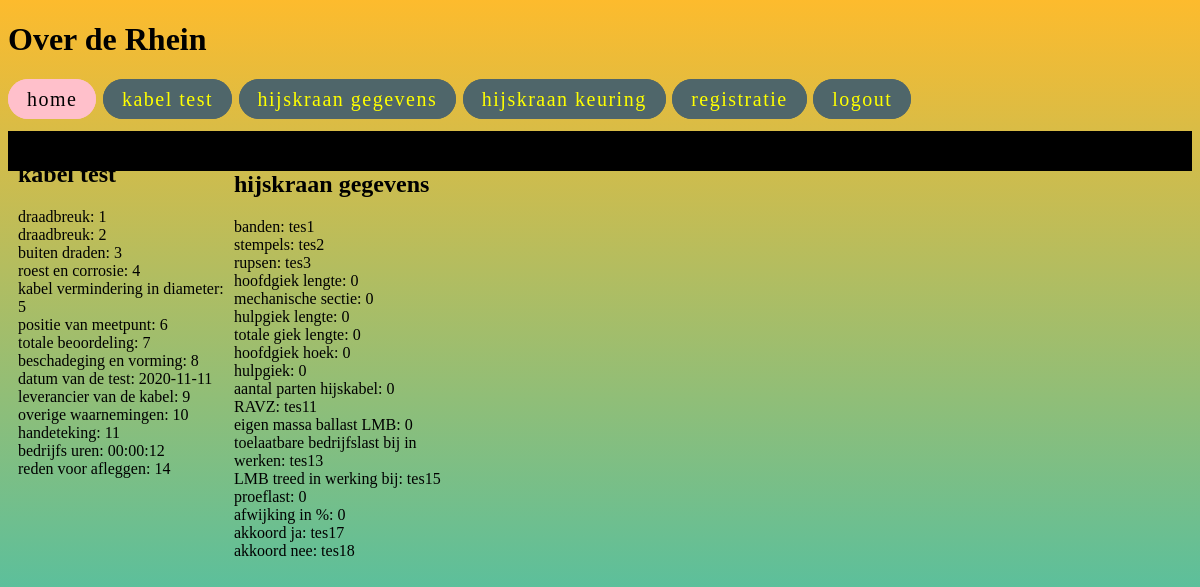
The page /php/index.php on the database as committed earlier.
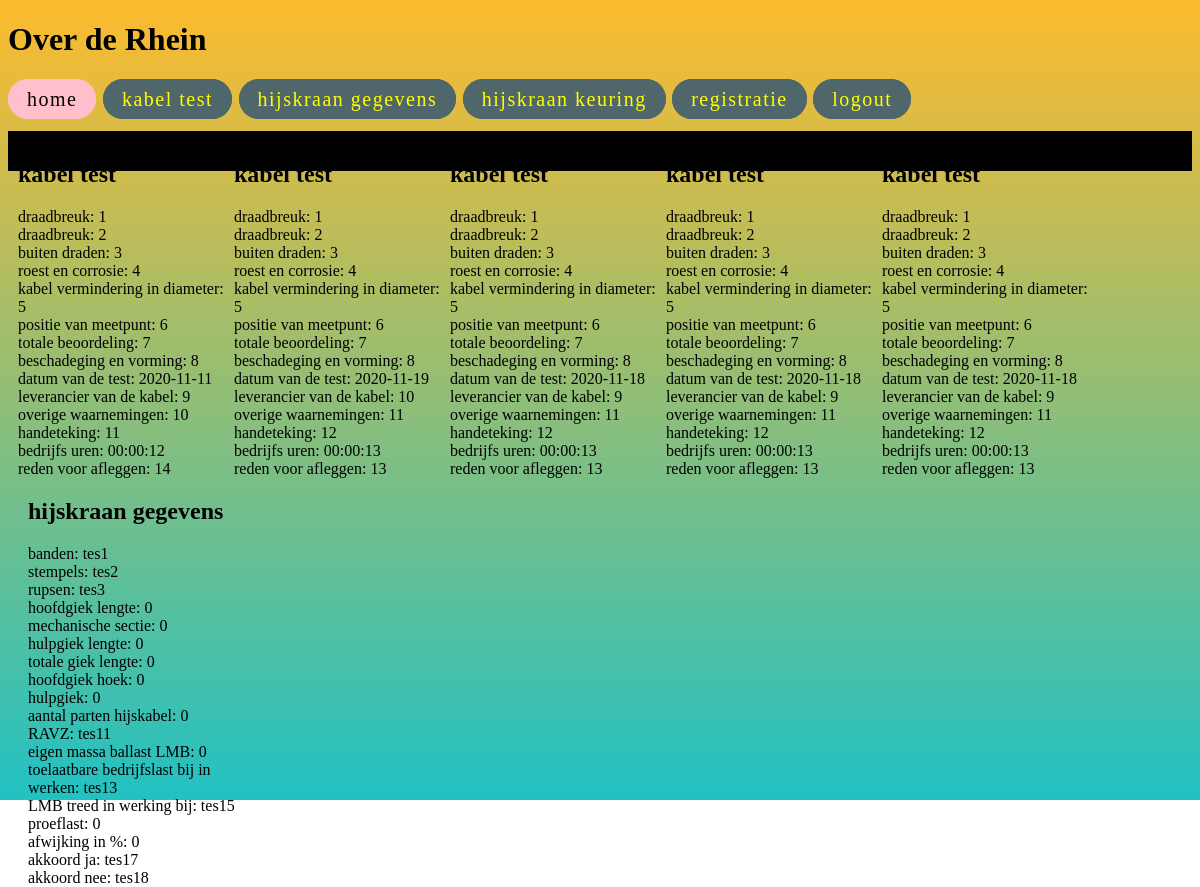
The same page on the database as committed later.
### tables this page shows
CREATE TABLE `kabelchacklist` (
  `TABEL_ID` int(255) NOT NULL,
  `draadbreuk.AMEL` int(10) DEFAULT NULL,
  `draadbreuk.AMEL2` int(10) DEFAULT NULL,
  `buitendrade.MVB` double DEFAULT NULL,
  `roest.NVB` double DEFAULT NULL,
  `kabelvermindring` decimal(5,0) DEFAULT NULL,
  `meetpunt` varchar(25) DEFAULT NULL,
  `totaal.MVB` double DEFAULT NULL,
  `vervormingen.TYPE` varchar(25) DEFAULT NULL,
  `datum` date DEFAULT NULL,
  `kabel_levrancier` varchar(25) DEFAULT NULL,
  `overig` text,
  `handtekening` varchar(25) DEFAULT NULL,
  `uren` time DEFAULT NULL,
  `afleg_reden` text,
  `TIMESTAMP` datetime NOT NULL DEFAULT CURRENT_TIMESTAMP
);

CREATE TABLE `hijskraangegevens` (
  `TABEL_ID` int(255) NOT NULL,
  `banden` varchar(10) DEFAULT NULL,
  `stempels` varchar(10) DEFAULT NULL,
  `rupsen` varchar(10) DEFAULT NULL,
  `hoofdgiek_lengte` int(25) DEFAULT NULL,
  `mechanischesectie` int(25) DEFAULT NULL,
  `hulpgiek_lengte` int(25) DEFAULT NULL,
  `gieklengte_hoek` int(25) DEFAULT NULL,
  `hoofdgiek_hoek` decimal(10,0) DEFAULT NULL,
  `hulpgiek` decimal(10,0) DEFAULT NULL,
  `hijskabels` int(25) DEFAULT NULL,
  `RAZV` varchar(10) DEFAULT NULL,
  `EMBLMB` int(20) DEFAULT NULL,
  `bedrijfslast` varchar(10) DEFAULT NULL,
  `LMB` varchar(10) DEFAULT NULL,
  `proeflast` int(10) DEFAULT NULL,
  `afwijking` int(100) DEFAULT NULL,
  `ja` varchar(225) DEFAULT NULL,
  `nee` varchar(25) DEFAULT NULL,
  `TIMESTAMP` datetime NOT NULL DEFAULT CURRENT_TIMESTAMP
);

### php/index.php (the view, shortened to what this page needs)
<?php
        function getproduct()
        {
            $serverLink = mysqli_connect("localhost:3306", "root", "", "rhein");
            $ret = array();
            $product_sql = "SELECT * FROM kabelchacklist";
            $res = mysqli_query($serverLink, $product_sql);
            while($ar = mysqli_fetch_assoc($res))
            {
                $ret[] = $ar;
            }
            return $ret;
        }
        function getgegevens()
        {
            $serverLink = mysqli_connect("localhost:3306", "root", "", "rhein");
            $ret = array();
            $gegevens_sql = "SELECT * FROM hijskraangegevens";
            $res = mysqli_query($serverLink, $gegevens_sql);
            while($ar = mysqli_fetch_assoc($res))
            {
                $ret[] = $ar;
            }
            return $ret;
        }
?>
<!DOCTYPE html>
<html>
    <head>
        <link rel="stylesheet" href="../css/main.css">
    </head>
    <body>
        <h1 class="logo">Over de Rhein</h1>
        <div class="topnav">
            <a href="index.php" class="navtext active">home</a>
            <a href="test.php" class="navtext">kabel test</a>
            <a href="gegevens.php" class="navtext">hijskraan gegevens</a>
            <a href="keuring.php" class="navtext">hijskraan keuring</a>
            <a href="registartie.php" class="navtext">registratie</a>
            <a href="login.php" class="navtext">logout</a>
        </div>
        <div class="kabelbox">
        <?php
            $products = getproduct();
            foreach($products as $pd)
            {
        ?>
        <div class="index_box">
        <h2>kabel test </h2>
            <tabel>
                <label>draadbreuk: <?php echo $pd["draadbreuk.AMEL"] ?></label><br>
                <label>draadbreuk: <?php echo $pd["draadbreuk.AMEL2"] ?></label><br>
                <label>buiten draden: <?php echo $pd["buitendrade.MVB"] ?></label><br>
                <label>roest en corrosie: <?php echo $pd["roest.NVB"] ?></label><br>
                <label>kabel vermindering in diameter: <?php echo $pd["kabelvermindring"] ?></label><br>
                <label> positie van meetpunt: <?php echo $pd["meetpunt"] ?></label><br>
                <label>totale beoordeling: <?php echo $pd["totaal.MVB"] ?></label><br>
                <label>beschadeging en vorming: <?php echo $pd["vervormingen.TYPE"] ?></label><br>
                <label>datum van de test: <?php echo $pd["datum"] ?></label><br>
                <label>leverancier van de kabel: <?php echo $pd["kabel_levrancier"] ?></label><br>
                <label>overige waarnemingen: <?php echo $pd["overig"] ?></label><br>
                <label>handeteking: <?php echo $pd["handtekening"] ?></label><br>
                <label>bedrijfs uren: <?php echo $pd["uren"] ?></label><br>
                <label>reden voor afleggen: <?php echo $pd["afleg_reden"] ?></label><br>
            </tabel>
        </div>
            <?php } ?>
        <div class="kabelbox">
            <?php
                $gegevens = getgegevens();
                foreach($gegevens as $gs)
                {
            ?>
            <div class="boxgegevensindex">
                <h2>hijskraan gegevens </h2>
                <tabel>
                    <label>banden: <?php echo $gs["banden"] ?></label><br>
                    <label>stempels: <?php echo $gs["stempels"] ?></label><br>
                    <label>rupsen: <?php echo $gs["rupsen"] ?></label><br>
                    <label>hoofdgiek lengte: <?php echo $gs["hoofdgiek_lengte"] ?></label><br>
                    <label>mechanische sectie: <?php echo $gs["mechanischesectie"] ?></label><br>
                    <label>hulpgiek lengte: <?php echo $gs["hulpgiek_lengte"] ?></label><br>
                    <label>totale giek lengte: <?php echo $gs["gieklengte_hoek"] ?></label><br>
                    <label>hoofdgiek hoek: <?php echo $gs["hoofdgiek_hoek"] ?></label><br>
                    <label>hulpgiek: <?php echo $gs["hulpgiek"] ?></label><br>
                    <label>aantal parten hijskabel: <?php echo $gs["hijskabels"] ?></label><br>
                    <label>RAVZ: <?php echo $gs["RAZV"] ?></label><br>
                    <label>eigen massa ballast LMB: <?php echo $gs["EMBLMB"] ?></label><br>
                    <label>toelaatbare bedrijfslast bij in werken: <?php echo $gs["bedrijfslast"] ?></label><br>
                    <label>LMB treed in werking bij: <?php echo $gs["LMB"] ?></label><br>
                    <label>proeflast: <?php echo $gs["proeflast"] ?></label><br>
                    <label>afwijking in %: <?php echo $gs["afwijking"] ?></label><br>
                    <label>akkoord ja: <?php echo $gs["ja"] ?></label><br>
                    <label>akkoord nee: <?php echo $gs["nee"] ?></label><br>
                </tabel>
            </div>
            <?php }?>
        </div>
    </body>
</html>

### css/main.css (style rules this page uses)
html { background: rgb(34,193,195); background: linear-gradient(0deg, rgba(34,193,195,1) 0%, rgba(253,187,45,1) 100%); background-size: cover; background-repeat: no-repeat; margin: 0; padding: 0; width: 100vw; height: 100vh; }
.logo { margin-bottom: 30px; }
a { color: #000; text-decoration: none; }
.topnav { letter-spacing: 1.5px; font-size: 20px; margin-bottom: 20px; }
.topnav a.active { background: pink; border-color: pink; color: #000; }
.navtext { border: 1px solid #4f666a; border-radius: 20px; padding: 8px 18px; background: #4f666a; color: #FFFF00; }
.kabelbox { width: auto; height: auto; border: solid 10px #000; }
.index_box { float: left; width: 18vw; }
.boxgegevensindex { float: left; width: 18vw; }

Rows that differ between the two databases and show on the page:
added kabelchacklist: AMEL "1", AMEL2 "2", MVB "3", NVB "4", kabelvermindring "5", meetpunt "6", MVB "7", TYPE "8", datum "2020-11-19", kabel_levrancier "10", overig "11", handtekening "12", uren "00:00:13", afleg_reden "13"
added kabelchacklist: AMEL "1", AMEL2 "2", MVB "3", NVB "4", kabelvermindring "5", meetpunt "6", MVB "7", TYPE "8", datum "2020-11-18", kabel_levrancier "9", overig "11", handtekening "12", uren "00:00:13", afleg_reden "13"
added kabelchacklist: AMEL "1", AMEL2 "2", MVB "3", NVB "4", kabelvermindring "5", meetpunt "6", MVB "7", TYPE "8", datum "2020-11-18", kabel_levrancier "9", overig "11", handtekening "12", uren "00:00:13", afleg_reden "13"
added kabelchacklist: AMEL "1", AMEL2 "2", MVB "3", NVB "4", kabelvermindring "5", meetpunt "6", MVB "7", TYPE "8", datum "2020-11-18", kabel_levrancier "9", overig "11", handtekening "12", uren "00:00:13", afleg_reden "13"
